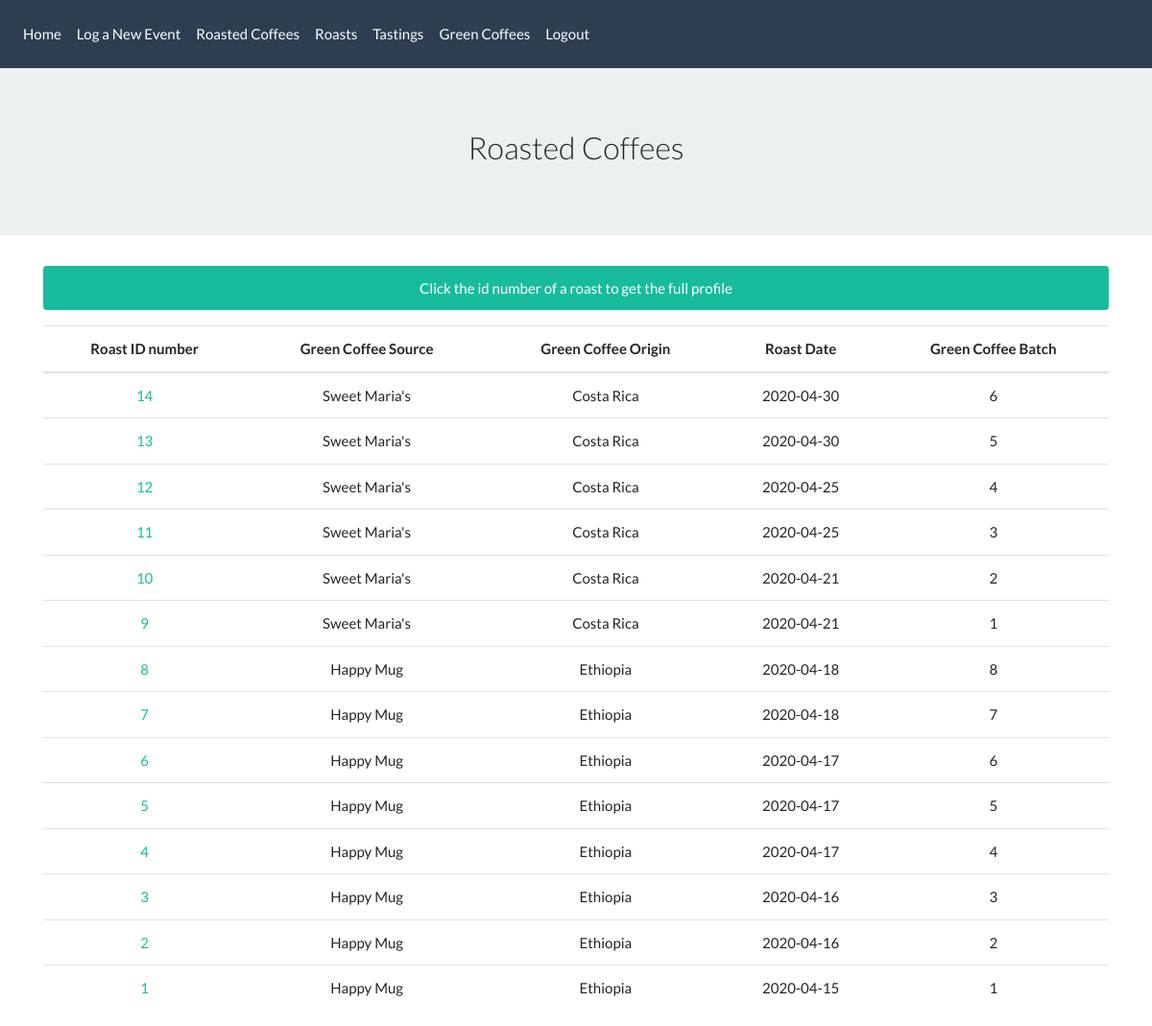
Page /roasts (signed in) on the committed database.
### app/models.py (models this page shows, shortened)
class RoastSession(db.Model):
    id = db.Column(db.Integer, primary_key=True)
    green_coffee_id = db.Column(db.Integer, db.ForeignKey('green_coffee.id'))
    green_coffee = db.relationship("GreenCoffee", backref="roasts")
    green_weight = db.Column(db.Integer)
    roasted_weight = db.Column(db.Integer)
    roast_time = db.Column(db.Integer)
    fc_time = db.Column(db.Integer)
    roast_date = db.Column(db.String(20))
    temp_data = db.Column(db.String(140))

class GreenCoffee(db.Model):
    id = db.Column(db.Integer, primary_key=True)
    source = db.Column(db.String)
    date_acquired = db.Column(db.String(10))
    origin_country = db.Column(db.String(30))
    farm_information = db.Column(db.String(140))
    official_notes = db.Column(db.String(140))
    user_id = db.Column(db.Integer, db.ForeignKey('user.id'))

### app/routes.py (the view)
@app.route('/roasts')
@login_required
def roasts():
    rs = RoastSession.query.order_by(desc('id')).all()
    return render_template('roasts.html', rs=rs)

### app/models.py (called while the page is built)
@login.user_loader
def load_user(id):
    return User.query.get(int(id))

### app/templates/roasts.html
{% extends "base.html" %}
{% block content %}
<div class='jumbotron jumbotron-fluid text-center'>
  <h3 class='font-weight-light'>Roasted Coffees</h3>
</div>
<div class="container">
  <div class='alert alert-success text-center'>
    Click the id number of a roast to get the full profile
  </div>
  <table class="table">
    <thead>
      <tr>
        <th class='align-middle text-center' scope="col">Roast ID number</th>
        <th class='align-middle text-center' scope="col">Green Coffee Source</th>
        <th class='align-middle text-center' scope="col">Green Coffee Origin</th>
        <th class='align-middle text-center' scope="col">Roast Date</th>
        <th class='align-middle text-center' scope="col">Green Coffee Batch</th>
      </tr>
    </thead>
    <tbody>
      {% for r in rs %}
       <tr>
         <td class='align-middle text-center'><a class='link' href="{{ url_for('roast_profile', id=r.id) }}">{{ r.id }}</a></td>
         <td class='align-middle text-center'>{{ r.green_coffee.source  }}</td>
         <td class='align-middle text-center'>{{ r.green_coffee.origin_country }}</td>
         <td class='align-middle text-center'>{{ r.roast_date }}</td>
         <td class='align-middle text-center'>{{ r.green_coffee.roasts.index(r)+1 }}</td>
        </tr>
      {% endfor %}
    </tbody>
  </table>
</div>
{% endblock %}

### app/templates/base.html (shortened to what this page needs)
<!DOCTYPE html>
<html>
  <head>
      <link rel="stylesheet" href="https://stackpath.bootstrapcdn.com/bootswatch/4.4.1/flatly/bootstrap.min.css">
  </head>
  <nav class="navbar navbar-expand-lg navbar-dark bg-primary">
     <div class="navbar-collapse collapse" id="navbarColor01" style="">
      <ul class="navbar-nav mr-auto">
        <li class="nav-item">
          <a class="nav-link" href="{{ url_for('index') }}">Home</a>
        </li>
        <li class="nav-item">
          <a class="nav-link" href="{{ url_for('new_event') }}">Log a New Event</a>
        </li>
        <li class="nav-item">
          <a class="nav-link" href="{{ url_for('roasted_coffees') }}">Roasted Coffees</a>
        </li>
        <li class="nav-item">
          <a class="nav-link" href="{{ url_for('roasts') }}">Roasts</a>
        </li>
        <li class="nav-item">
          <a class="nav-link" href="{{ url_for('tastings') }}">Tastings</a>
        </li>
        <li class="nav-item">
          <a class="nav-link" href="{{ url_for('green_coffees') }}">Green Coffees</a>
        </li>
        {% if current_user.is_anonymous %}
        <li class="nav-item">
          <a class="nav-link" href="{{ url_for('login') }}">Login</a>
        </li>
        {% else %}
        <li class="nav-item">
          <a class="nav-link" href="{{ url_for('logout') }}">Logout</a>
        </li>
        {% endif %}
      </ul>
    </div>
  </nav>
  <body>
    {% block content %}{% endblock %}
  </body>
</html>

### rows in the picture
RoastSession: id "14", green_coffee.source "Sweet Maria's", green_coffee.origin_country "Costa Rica", roast_date "2020-04-30", green_coffee.roasts "6"
RoastSession: id "13", green_coffee.source "Sweet Maria's", green_coffee.origin_country "Costa Rica", roast_date "2020-04-30", green_coffee.roasts "5"
RoastSession: id "12", green_coffee.source "Sweet Maria's", green_coffee.origin_country "Costa Rica", roast_date "2020-04-25", green_coffee.roasts "4"
RoastSession: id "11", green_coffee.source "Sweet Maria's", green_coffee.origin_country "Costa Rica", roast_date "2020-04-25", green_coffee.roasts "3"
RoastSession: id "10", green_coffee.source "Sweet Maria's", green_coffee.origin_country "Costa Rica", roast_date "2020-04-21", green_coffee.roasts "2"
RoastSession: id "9", green_coffee.source "Sweet Maria's", green_coffee.origin_country "Costa Rica", roast_date "2020-04-21", r.green_coffee.roasts.index(r)+1 "1"
RoastSession: id "8", green_coffee.source "Happy Mug", green_coffee.origin_country "Ethiopia", roast_date "2020-04-18", r.green_coffee.roasts.index(r)+1 "8"
RoastSession: id "7", green_coffee.source "Happy Mug", green_coffee.origin_country "Ethiopia", roast_date "2020-04-18", r.green_coffee.roasts.index(r)+1 "7"
RoastSession: id "6", green_coffee.source "Happy Mug", green_coffee.origin_country "Ethiopia", roast_date "2020-04-17", r.green_coffee.roasts.index(r)+1 "6"
RoastSession: id "5", green_coffee.source "Happy Mug", green_coffee.origin_country "Ethiopia", roast_date "2020-04-17", r.green_coffee.roasts.index(r)+1 "5"
RoastSession: id "4", green_coffee.source "Happy Mug", green_coffee.origin_country "Ethiopia", roast_date "2020-04-17", r.green_coffee.roasts.index(r)+1 "4"
RoastSession: id "3", green_coffee.source "Happy Mug", green_coffee.origin_country "Ethiopia", roast_date "2020-04-16", r.green_coffee.roasts.index(r)+1 "3"
RoastSession: id "2", green_coffee.source "Happy Mug", green_coffee.origin_country "Ethiopia", roast_date "2020-04-16", green_coffee.roasts "2"
RoastSession: id "1", green_coffee.source "Happy Mug", green_coffee.origin_country "Ethiopia", roast_date "2020-04-15", r.green_coffee.roasts.index(r)+1 "1"
